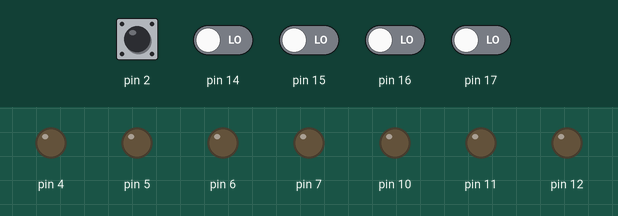
Simulated run of this program. Board: Arduino Nano, built with avr-gcc and run on an emulated ATmega328P. Shown: output pins drawn as LEDs (lit = HIGH). Dashed ring = blinking. Inputs (shaded band) come from the test bench; at power-on: pin 2, pin 14–17 LOW. Pins used as bus, display or sensor lines are not drawn; what the program prints to the serial monitor is not drawn.

Above: at 1.2 s.
1.3 s: pin 2 driven HIGH
At 2.5 s:
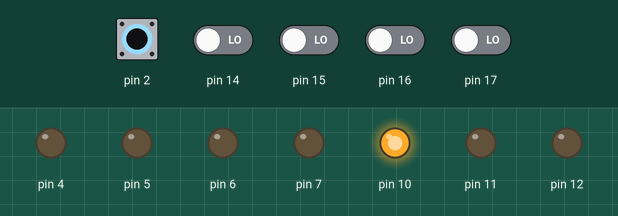
3.1 s: pin 2 pulsed LOW 5 times (0.12 s each, 0.3 s apart)
At 3.37 s:
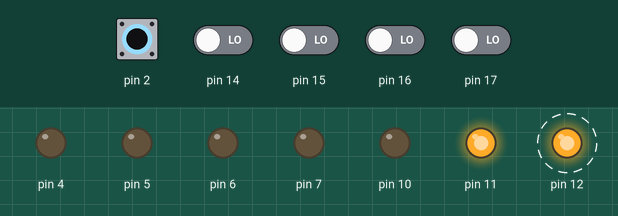
6.1 s: pin 14 driven HIGH
At 6.17 s:
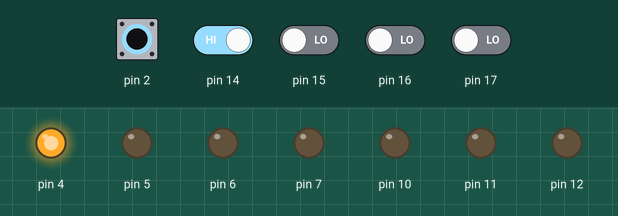
7.7 s: pin 15 driven HIGH
At 8.9 s:
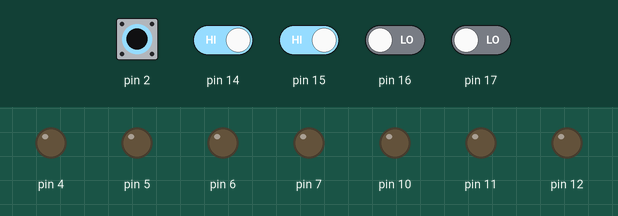
9.2 s: pin 16 driven HIGH
At 10.1 s:
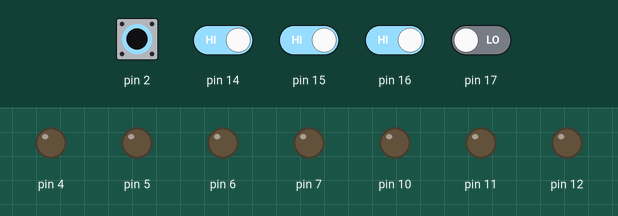
10.7 s: pin 17 driven HIGH
At 11.3 s:
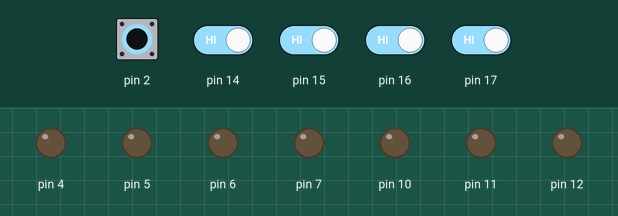
Timing chart, 0 to 13.2 s (numbered marks = the images above; inputs shaded):
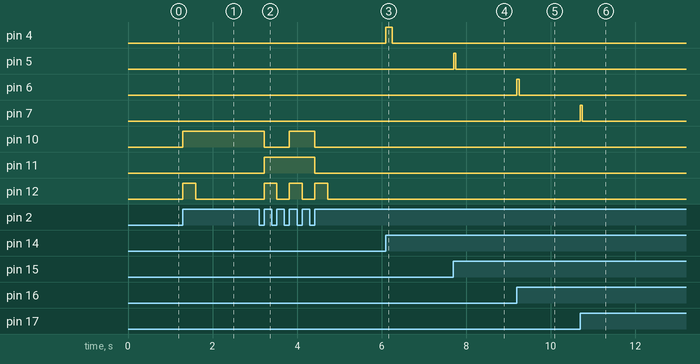

The program:

main.cpp
```cpp
// Any time ATMega datasheet is referenced in a comment throughout the project, it refers to:
// https://ww1.microchip.com/downloads/en/DeviceDoc/ATmega48A-PA-88A-PA-168A-PA-328-P-DS-DS40002061A.pdf

#include "beat_sequencer.h"
#include "Arduino_FreeRTOS.h"
#include <Arduino.h>
#include "poll_inputs_task.h"
#include "state.h"
#include "tempo.h"

void setup() {
  // allow pins to act as interrupts, ATMega datasheet 7.3.1
  SREG |= (1<<SREG_I);

  // setup tempo clock (on Timer1)
  DDRB |= (1<<PB1); // PortB Pin1 is the output for Timer1, must be in output mode. ATMega datasheet 14.3.1
  TCCR1A = (1<<COM1A0); // set to Toggle on Compare Match (toggle output pin on each counter reset). ATMega datasheet 16.11.1
  TCCR1B = (1<<WGM12)|(1<<CS11)|(1<<CS10); // set to CTC Mode, with prescalar 64. ATMega datasheet 16.11.2
  SET_TEMPO_CLK_BPM(DEFAULT_BPM) // initialize clock to DEFAULT_BPM.

  // setup D2 as risng-edge interrupt trigger (to trigger state change)
  DDRD &= ~(1<<PD2); // PortD Pin2 is the input for INT0, ATMega datasheet 14.3.3 table 14-9
  EIMSK = (1<<INT0); // set interrupt mask to allow INT0 to trigger interrupt, ATMega datsheet 13.2.1
  EICRA = (1<<ISC01)|(1<<ISC00); // set INT0 to be rising edge triggerd, ATMega datasheet 13.2.2

  // setup outputs
  DDRD |= (1<<PD4)|(1<<PD5)|(1<<PD6)|(1<<PD7); // set PortD pins 4-7 as output, for sequence output.
  DDRB |= (1<<PB2)|(1<<PB3)|(1<<PB4); // set PortB pins 2-4 as output, for state tracking.

  xTaskCreate(poll_inputs_task, "poll", 100, NULL, 1, NULL);
  xTaskCreate(tick_write_task, "tikw", 100, NULL, 1, &tick_write_handle);
  xTaskCreate(change_state_task, "state", 100, NULL, 5, &change_state_handle);
  vTaskSuspend(change_state_handle);

  SEQUENCER_START // default to sequencer being on, since recording is default state

  Serial.begin(9600);
  Serial.println("start");
}

void loop() {
  // Begs the question of "would you still love me if I was an empty loop?"
}
```

beat_sequencer.h
```cpp
#ifndef BEAT_SEQUENCER_H
#define BEAT_SEQUENCER_H

#include "sequencer.h"

#define CPU_CLK_HZ 16000000

// At BPM of MAX_BPM=300, tempo clock operates at f=20Hz or T=50ms. (keep in mind each beat has 4 ticks)
// Poll inputs at least more frequently than the max tempo clock frequency to ensure they are captured at high tempos
#define POLL_PERIOD_MS 10

#define READ_INPUTS (PINC & 0xF)

#endif
```

poll_inputs_task.h
```cpp
#ifndef POLL_INPUTS_TASK_H
#define POLL_INPUTS_TASK_H

void poll_inputs_task(void *pvparameters);

#endif
```

sequencer.h
```cpp
#ifndef SEQUENCER_H
#define SEQUENCER_H

#include <inttypes.h>
#include <Arduino.h>
#include <Arduino_FreeRTOS.h>

#define SEQ_OUT_PORT PORTD
#define SEQ_OUT_PORT_LSB PD4

// set Timer1 to trigger an interrupt on Compare Match. ATMega datasheet 16.11.8
#define ENABLE_TIMER1_ISR TIMSK1 |= (1<<OCIE1A);
#define DISABLE_TIMER1_ISR TIMSK1 &= ~(1<<OCIE1A);

#define SEQUENCER_STOP DISABLE_TIMER1_ISR; vTaskSuspend(tick_write_handle);
#define SEQUENCER_START vTaskResume(tick_write_handle); ENABLE_TIMER1_ISR;

#define TICK_WRITE_PERIOD_MS 10

extern uint8_t sequence[64];
extern uint8_t seq_position;
extern uint8_t seq_index;
extern bool sequencer_on;
extern TaskHandle_t tick_write_handle;

void sequence_insert(uint8_t tick, uint8_t *effected_tick, uint8_t effected_position);
void tick_write_task(void *pvparameters);
void exit_recording_state();
void enter_recording_state();

#endif
```

state.h
```cpp
#ifndef STATE_H
#define STATE_H

#include <inttypes.h>
#include <avr/interrupt.h>
#include <Arduino_FreeRTOS.h>

#define ENABLE_STATE_CHANGE_ISR EIMSK |= (1<<INT0);
#define DISABLE_STATE_CHANGE_ISR EIMSK &= ~(1<<INT0);
#define CLEAR_STATE_CHANGE_INTERRUPT_PENDING EIFR &= (1<<INTF0);

#define STATE_RECORDING 0
#define STATE_STORE 1
#define STATE_LOAD 2
#define STATE_TEMPO 3

#define DEFAULT_STATE STATE_RECORDING

#define STATE_TRANSITION_MS 300

extern uint8_t state;
extern TaskHandle_t change_state_handle;

void change_state_task(void *pvparameters);

#endif
```

tempo.h
```cpp
#ifndef TEMPO_H
#define TEMPO_H

#include <inttypes.h>

#define DEFAULT_BPM 30

#define MAX_BPM 300
#define MIN_BPM 30
// Convert x in BPM to the OCR1A value required by Timer1 for tempo clock.
// Assumes prescalar of 64, suitable for range 30-300 BPM
#define BPM_TO_OCR1A(x) (uint16_t)( ( (float)CPU_CLK_HZ / ( 2.0 * 64.0 * ((float)x / 15.0) ) ) - 1.0  )
// ATMega datasheet ATMega 16.9.2 describes OCR1A usage and gives formula.
// Note above that a conversion from BPM to HZ is used which is not present in the cited formula.

#define SET_TEMPO_CLK_BPM(x) OCR1A = BPM_TO_OCR1A(x);

void enter_tempo_state();
void exit_tempo_state();
void increment_tempo(uint16_t amount);

extern uint16_t tempo; // in BPM

#endif
```

poll_inputs_task.cpp
```cpp
#include "poll_inputs_task.h"

#include <inttypes.h>
#include <Arduino_FreeRTOS.h>
#include "beat_sequencer.h"
#include <Arduino.h>
#include "sequencer.h"
#include "state.h"
#include "tempo.h"

#define IN_A (1<<0)
#define IN_B (1<<1)
#define IN_C (1<<2)
#define IN_D (1<<3)

void handle_inputs_recording(uint8_t inputs, uint8_t *effected_tick, uint8_t effected_position);
void handle_inputs_load(uint8_t inputs);
void handle_inputs_store(uint8_t inputs);
void handle_inputs_tempo(uint8_t inputs);

void poll_inputs_task(void *pvParams) {
  uint8_t prev = 0;
  uint8_t read = 0;
  uint8_t highedge = 0;

  for(;;) {
    read = READ_INPUTS;
    taskENTER_CRITICAL();
    uint8_t *effected_tick = &sequence[seq_index];
    uint8_t effected_position = seq_position;
    taskEXIT_CRITICAL();
    highedge = (read ^ prev) & read;
    prev = read;

    switch(state) {
      case STATE_RECORDING:
        handle_inputs_recording(highedge, effected_tick, effected_position);
        break;
      case STATE_LOAD:
        handle_inputs_load(highedge);
        break;
      case STATE_STORE:
        handle_inputs_store(highedge);
        break;
      case STATE_TEMPO:
        handle_inputs_tempo(highedge);
        break;
    }

    vTaskDelay(pdMS_TO_TICKS(POLL_PERIOD_MS));
  }
}

void handle_inputs_recording(uint8_t inputs, uint8_t *effected_tick, uint8_t effected_position) {
  if(inputs)
    sequence_insert(inputs, effected_tick, effected_position);
}

void handle_inputs_load(uint8_t inputs) {
}

void handle_inputs_store(uint8_t inputs) {
}

void handle_inputs_tempo(uint8_t inputs) {
  uint16_t inc_amount = 0;
    if(inputs & IN_A)
        inc_amount += 1;
    if(inputs & IN_B)
        inc_amount += 10;
    if(inputs & IN_C)
        inc_amount += 100;
    if(inputs & IN_D)
        inc_amount += MAX_BPM-MIN_BPM;
  increment_tempo(inc_amount);
}
```

sequencer.cpp
```cpp
#include "sequencer.h"
#include <Arduino.h>
#include <avr/interrupt.h>
#include <Arduino_FreeRTOS.h>
#include "state.h"

#define SEQ_ON_HIGH_TICK seq_position & 1
#define IS_HIGH_TICK(x) x & 1
#define WRITE_TICK_OUT(tick) SEQ_OUT_PORT |= ((tick&0x0f)<<SEQ_OUT_PORT_LSB);
#define CLEAR_TICK_OUT SEQ_OUT_PORT &= ~(0x0f<<SEQ_OUT_PORT_LSB);
#define SEQUENCER_SET_POSITION_START seq_position = 0; seq_index = 0;

// sequence fits in 64 bytes (128 ticks, 4 bits each)
uint8_t sequence[64];

// position ranges 0-127, to address 128 ticks.
uint8_t seq_position;
// updated to be seq_position/2 when
uint8_t seq_index;

TaskHandle_t tick_write_handle;

// Inserts a tick into the sequence's current position.
// Tick to insert is assumed to be contained in lower 4 bits of argument.
//
// NOTE insertion adds high inputs specified by the tick argument
//  into the sequence's existing current tick.
//  EX: if current seq tick is 1010, and tick argument is 0011,
//      then current seq tick becomes 1011
void sequence_insert(uint8_t tick, uint8_t *effected_tick, uint8_t effected_position) {
    if(IS_HIGH_TICK(effected_position))
        tick = tick << 4;
    else
        tick &= 0x0f;

    *effected_tick |= tick;
}

// periodically updates outputs with the sequence's current tick
// when not in recording state, reset sequencer to defaults
void tick_write_task(void *pvparameters) {
    for(;;) {
            taskENTER_CRITICAL();
            uint8_t tick = sequence[seq_index];

            if(SEQ_ON_HIGH_TICK)
                tick = tick >> 4;
            WRITE_TICK_OUT(tick);
            taskEXIT_CRITICAL();

        vTaskDelay(pdMS_TO_TICKS(TICK_WRITE_PERIOD_MS));
    }
}

// Updates sequence position and index counters.
// Clears the current sequence output pins.
ISR(TIMER1_COMPA_vect) {
    if(PINB & (1<<PB1)) { // trigger on High edge of clock
        // Black Magic high-speed value updates
        // Remember to pay tribute to the Dark Lords of bit-wise operations and powers of 2
        seq_position = (seq_position + 1) & 127;
        seq_index = seq_position >> 1;
        // equivilent to:
        //      seq_position = (seq_position+1)%128
        //      seq_index = seq_position/2
        CLEAR_TICK_OUT
    }
}

void exit_recording_state() {
    SEQUENCER_STOP
    CLEAR_TICK_OUT
}

void enter_recording_state() {
    seq_position = 0;
    seq_index = 0;
    SEQUENCER_START
}
```

state.cpp
```cpp
#include "state.h"
#include "beat_sequencer.h"
#include <Arduino.h>
#include <Arduino_FreeRTOS.h>

#define STATE_BIT_0 PB2
#define STATE_PORT PORTB
#define STATE_TRANSITION_BIT 2
#define STATE_MASK 0b111 // state is 2 bits + 1 bit transition marker

uint8_t state = DEFAULT_STATE;
TaskHandle_t change_state_handle;

void set_state(uint8_t state);

void set_state(uint8_t new_state) {
  state = new_state & 0b11;
  new_state |= 0b100;
  STATE_PORT = new_state << STATE_BIT_0;
}

void change_state_task(void *pvparameters) {
  for(;;) {
    exit_recording_state();

    state = ((state+1) | (1<<STATE_TRANSITION_BIT)) & STATE_MASK;
    STATE_PORT = state << STATE_BIT_0;

    vTaskDelay(pdMS_TO_TICKS(STATE_TRANSITION_MS));
    state &= ~(1<<STATE_TRANSITION_BIT);
    STATE_PORT = state << STATE_BIT_0;
    switch(state) {
      case STATE_RECORDING: enter_recording_state();
        break;
      case STATE_LOAD: ;
        break;
      case STATE_STORE: ;
       break;
    }
    vTaskSuspend(change_state_handle); // suspend self
  }
}

// Iterrupt fires at high edge of state-change input
ISR(INT0_vect) {
  xTaskResumeFromISR(change_state_handle);
}
```

tempo.cpp
```cpp
#include "tempo.h"
#include "beat_sequencer.h"
uint16_t tempo = DEFAULT_BPM;

void increment_tempo(uint16_t amount) {
    tempo = ((tempo-MIN_BPM+amount) % (MAX_BPM-MIN_BPM+1)) + MIN_BPM;
    SET_TEMPO_CLK_BPM(tempo);
}
```

Measured:
- after the input at 1.3 s, pin 10: LOW → HIGH at once; pin 12: LOW → HIGH at once, → LOW 0.30 s later
- after the input at 3.1 s, pin 10: HIGH → LOW after 0.12 s, → HIGH 0.60 s later, → LOW 0.60 s later; pin 11: LOW → HIGH after 0.12 s, → LOW 1.2 s later; pin 12: alternates HIGH for 0.30 s and LOW for 0.30 s, 6 changes in all, then stays LOW, starting after 0.12 s
- after the input at 6.1 s, pin 4: LOW → HIGH at once, → LOW 0.15 s later
- after the input at 7.7 s, pin 5: LOW → HIGH at once, → LOW 0.05 s later
- after the input at 9.2 s, pin 6: LOW → HIGH at once, → LOW 0.05 s later
- after the input at 10.7 s, pin 7: LOW → HIGH at once, → LOW 0.05 s later
